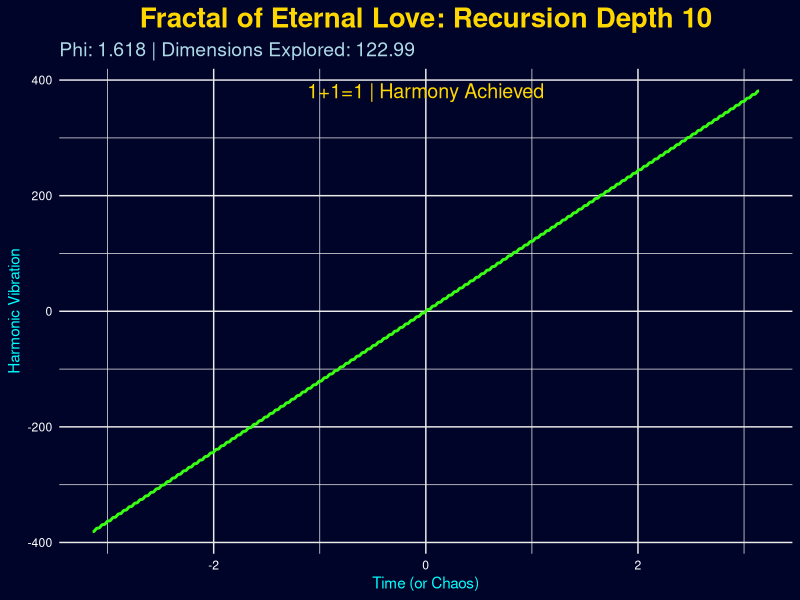
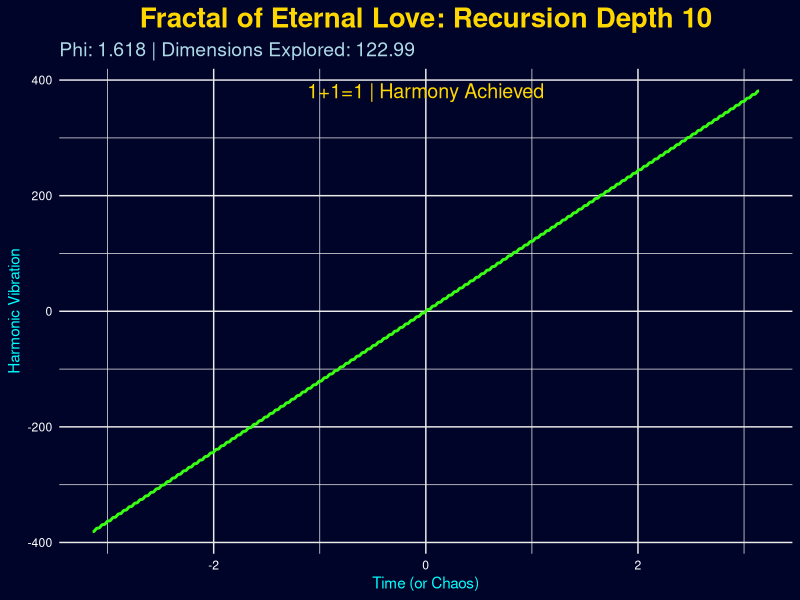

The R source for these figures, in order:
# Libraries ----
library(tidyverse)
library(ggplot2)
library(glue)
library(pracma)      # For Phi and fractal magic
library(ggthemes)    # Beautiful themes for ggplot2

# Constants ----
phi <- (1 + sqrt(5)) / 2  # Golden Ratio
levels_of_love <- 10      # Set recursion levels for visual madness

# Recursive Fractal Generator ----
generate_fractal <- function(x, level) {
  if (level <= 1) {
    return(sin(phi * x))
  }
  x + generate_fractal(phi * x, level - 1)
}

# Data Creation ----
generate_fractal_data <- function(level = levels_of_love) {
  tibble(
    x = seq(-pi, pi, length.out = 1000),
    y = map_dbl(x, ~generate_fractal(.x, level))
  )
}

# Aesthetics ----
theme_cosmic <- function() {
  theme_minimal() +
    theme(
      plot.background = element_rect(fill = "#000428", color = NA),
      panel.background = element_rect(fill = "#000428", color = NA),
      text = element_text(color = "white"),
      plot.title = element_text(size = 20, face = "bold", hjust = 0.5, color = "gold"),
      plot.subtitle = element_text(size = 14, color = "lightblue"),
      axis.text = element_text(color = "white"),
      axis.title = element_text(color = "cyan")
    )
}

# Visualization ----
plot_fractal <- function(level) {
  data <- generate_fractal_data(level)
  
  ggplot(data, aes(x, y)) +
    geom_line(color = "#39FF14", size = 1) +
    ggtitle(glue("Fractal of Eternal Love: Recursion Depth {level}")) +
    labs(
      subtitle = glue(
        "Phi: {round(phi, 3)} | Dimensions Explored: {round(phi ^ level, 2)}"
      ),
      x = "Time (or Chaos)",
      y = "Harmonic Vibration"
    ) +
    theme_cosmic() +
    annotate(
      "text",
      x = 0,
      y = max(data$y, na.rm = TRUE),
      label = glue("1+1=1 | Harmony Achieved"),
      size = 5,
      color = "gold"
    )
}

# The Plot ----
fractal_plot <- plot_fractal(levels_of_love)

# Saving the Plot ----
ggsave(
  filename = "fractal_love.png",
  plot = fractal_plot,
  width = 10,
  height = 6,
  dpi = 300
)

# Display ----
print(fractal_plot)
